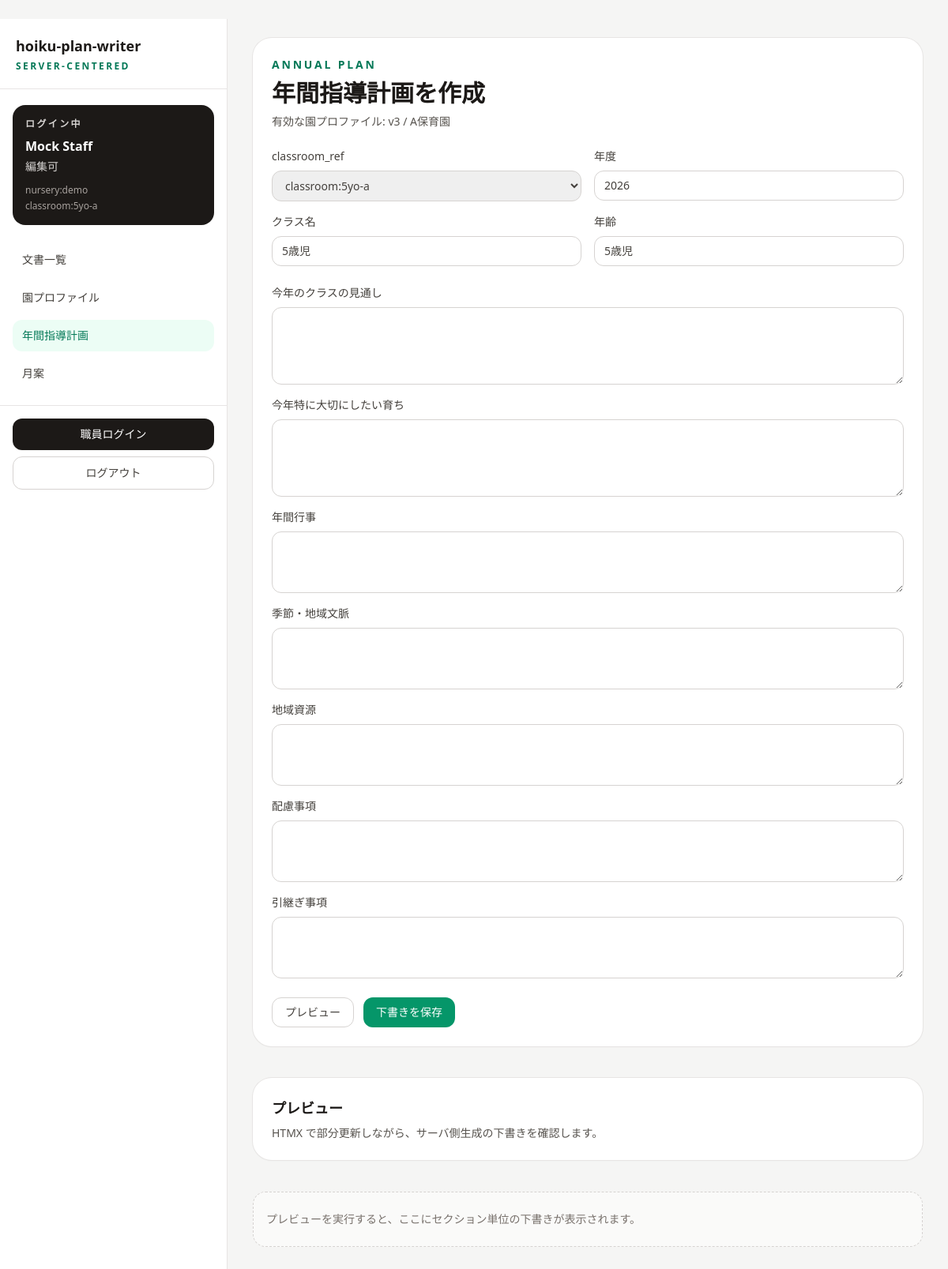
Screenshot of /annual-plans/new with the database file from the repository.
### app/hoiku_plan_writer/persistence/models.py (models this page shows)
class NurseryProfileRecord(SQLModel, table=True):
    __tablename__ = "nursery_profiles"
    __table_args__ = (UniqueConstraint("nursery_ref", "version"),)
    id: Optional[int] = Field(default=None, primary_key=True)
    nursery_ref: str = Field(index=True)
    actor_ref: str = Field(index=True)
    version: int = Field(index=True)
    approved: bool = Field(default=False, index=True)
    nursery_name: str
    target_age_group: str
    class_configuration: str
    philosophy: str
    childcare_goal: str
    desired_child_image: str
    child_view: str
    play_view: str
    support_policy: str
    indoor_environment: str = ""
    outdoor_environment: str = ""
    corner_play: str = ""
    community_resources: str = ""
    family_collaboration_policy: str = ""
    local_collaboration_policy: str = ""
    health_and_safety_policy: str = ""
    inclusive_policy: str = ""
    preferred_expressions: str = ""
    avoid_expressions: str = ""
    sentence_tone: str = ""
    missing_input_policy: str = "未入力は要確認として扱う。"
    confirmation_marker: str = "要確認"
    evidence_tag_policy: str = "根拠タグを表示する。"
    created_at: datetime = Field(default_factory=utc_now)
    updated_at: datetime = Field(default_factory=utc_now)

### app/hoiku_plan_writer/web/routers/annual_plans.py (the view)
@router.get("/new", response_class=HTMLResponse)
def new_annual_plan_form(
    request: Request,
    session=Depends(get_session),
    current_user=Depends(get_current_staff_user),
):
    require_can_edit(current_user)
    return render_template(
        request,
        "annual_plans/form.html",
        current_user=current_user,
        form_data=_default_form(current_user),
        active_profile=get_active_profile_record(session, current_user.nursery_ref),
        form_error="",
    )

### app/hoiku_plan_writer/templates/annual_plans/form.html (shortened to what this page needs)
﻿{% extends "base.html" %}
{% block content %}
<div class="grid gap-6 xl:grid-cols-[minmax(0,1fr)_28rem]">
  <form id="annual-plan-form" method="post" action="/annual-plans/" class="space-y-6 rounded-3xl bg-white p-6 shadow-sm ring-1 ring-stone-200">
    <div>
      <p class="text-sm font-semibold uppercase tracking-[0.2em] text-emerald-700">Annual Plan</p>
      <h1 class="mt-2 text-3xl font-bold text-stone-900">年間指導計画を作成</h1>
      {% if active_profile %}
      <p class="mt-2 text-sm text-stone-600">有効な園プロファイル: v{{ active_profile.version }} / {{ active_profile.nursery_name }}</p>
      {% else %}
      <p class="mt-2 text-sm text-amber-700">有効な園プロファイルがまだありません。先に園プロファイルを保存して有効化してください。</p>
      {% endif %}
    </div>
    <section class="grid gap-4 md:grid-cols-2">
      <label class="block text-sm font-medium text-stone-700">classroom_ref
        <select name="classroom_ref" class="mt-2 w-full rounded-xl border border-stone-300 px-3 py-2">
          {% for classroom_ref in current_user.classroom_refs %}
          <option value="{{ classroom_ref }}" {% if classroom_ref == form_data.classroom_ref %}selected{% endif %}>{{ classroom_ref }}</option>
          {% endfor %}
        </select>
      </label>
      <label class="block text-sm font-medium text-stone-700">年度<input type="number" name="school_year" value="{{ form_data.school_year }}" class="mt-2 w-full rounded-xl border border-stone-300 px-3 py-2"></label>
      <label class="block text-sm font-medium text-stone-700">クラス名<input name="class_name" value="{{ form_data.class_name }}" class="mt-2 w-full rounded-xl border border-stone-300 px-3 py-2" required></label>
      <label class="block text-sm font-medium text-stone-700">年齢<input name="age_group" value="{{ form_data.age_group }}" class="mt-2 w-full rounded-xl border border-stone-300 px-3 py-2" required></label>
    </section>
    <section class="grid gap-4">
      <label class="block text-sm font-medium text-stone-700">今年のクラスの見通し<textarea name="class_outlook" rows="4" class="mt-2 w-full rounded-xl border border-stone-300 px-3 py-2" required>{{ form_data.class_outlook }}</textarea></label>
      <label class="block text-sm font-medium text-stone-700">今年特に大切にしたい育ち<textarea name="focus_growth" rows="4" class="mt-2 w-full rounded-xl border border-stone-300 px-3 py-2" required>{{ form_data.focus_growth }}</textarea></label>
      <label class="block text-sm font-medium text-stone-700">年間行事<textarea name="annual_events" rows="3" class="mt-2 w-full rounded-xl border border-stone-300 px-3 py-2">{{ form_data.annual_events }}</textarea></label>
      <label class="block text-sm font-medium text-stone-700">季節・地域文脈<textarea name="seasonal_context" rows="3" class="mt-2 w-full rounded-xl border border-stone-300 px-3 py-2">{{ form_data.seasonal_context }}</textarea></label>
      <label class="block text-sm font-medium text-stone-700">地域資源<textarea name="community_resources" rows="3" class="mt-2 w-full rounded-xl border border-stone-300 px-3 py-2">{{ form_data.community_resources }}</textarea></label>
      <label class="block text-sm font-medium text-stone-700">配慮事項<textarea name="care_points" rows="3" class="mt-2 w-full rounded-xl border border-stone-300 px-3 py-2">{{ form_data.care_points }}</textarea></label>
      <label class="block text-sm font-medium text-stone-700">引継ぎ事項<textarea name="handover_notes" rows="3" class="mt-2 w-full rounded-xl border border-stone-300 px-3 py-2">{{ form_data.handover_notes }}</textarea></label>
    </section>
    <div class="flex flex-wrap gap-3">
      <button type="button" hx-post="/annual-plans/preview" hx-include="#annual-plan-form" hx-target="#preview-panel" class="rounded-xl border border-stone-300 px-4 py-2 text-sm font-medium text-stone-700 hover:bg-stone-100">プレビュー</button>
      <button type="submit" class="rounded-xl bg-emerald-600 px-4 py-2 text-sm font-medium text-white hover:bg-emerald-500">下書きを保存</button>
    </div>
  </form>
  <section class="space-y-4">
    <div class="rounded-3xl bg-white p-6 shadow-sm ring-1 ring-stone-200">
      <h2 class="text-lg font-semibold text-stone-900">プレビュー</h2>
      <p class="mt-2 text-sm text-stone-600">HTMX で部分更新しながら、サーバ側生成の下書きを確認します。</p>
    </div>
    <div id="preview-panel">
      {% include "documents/_preview.html" %}
    </div>
  </section>
</div>
{% endblock %}

### app/hoiku_plan_writer/templates/base.html (shortened to what this page needs)
﻿<!DOCTYPE html>
<html lang="ja">
<head>
  <script src="https://cdn.tailwindcss.com"></script>
</head>
{% set current_path = request.url.path if request is defined and request else '' %}
<body class="bg-stone-100 text-stone-800">
  <div class="min-h-screen lg:grid lg:grid-cols-[18rem_minmax(0,1fr)]">
    <aside class="border-r border-stone-200 bg-white">
      <div class="border-b border-stone-200 px-5 py-5">
        <a href="/documents/" class="text-lg font-bold text-stone-900">hoiku-plan-writer</a>
        <p class="mt-1 text-xs font-semibold uppercase tracking-[0.2em] text-emerald-700">Server-Centered</p>
      </div>
      <div class="space-y-6 px-4 py-5">
        <div class="rounded-2xl bg-stone-900 px-4 py-4 text-white">
          <p class="text-xs font-semibold uppercase tracking-[0.2em] text-stone-300">ログイン中</p>
          <p class="mt-2 text-base font-semibold">{{ current_user.name if current_user is defined and current_user else '未ログイン' }}</p>
          {% if current_user is defined and current_user %}
          <p class="mt-1 text-sm text-stone-300">{{ current_user.role_label }}</p>
          <p class="mt-3 text-xs text-stone-400">{{ current_user.nursery_ref }}</p>
          <p class="mt-1 text-xs text-stone-400">{{ current_user.classroom_refs | join(', ') }}</p>
          {% endif %}
        </div>
        <nav class="space-y-2">
          <a href="/documents/" class="block rounded-xl px-3 py-2.5 text-sm font-medium {% if current_path.startswith('/documents') %}bg-emerald-50 text-emerald-700{% else %}text-stone-700 hover:bg-stone-100{% endif %}">文書一覧</a>
          <a href="/nursery-profile/" class="block rounded-xl px-3 py-2.5 text-sm font-medium {% if current_path.startswith('/nursery-profile') %}bg-emerald-50 text-emerald-700{% else %}text-stone-700 hover:bg-stone-100{% endif %}">園プロファイル</a>
          <a href="/annual-plans/new" class="block rounded-xl px-3 py-2.5 text-sm font-medium {% if current_path.startswith('/annual-plans') %}bg-emerald-50 text-emerald-700{% else %}text-stone-700 hover:bg-stone-100{% endif %}">年間指導計画</a>
          <a href="/monthly-plans/new" class="block rounded-xl px-3 py-2.5 text-sm font-medium {% if current_path.startswith('/monthly-plans') %}bg-emerald-50 text-emerald-700{% else %}text-stone-700 hover:bg-stone-100{% endif %}">月案</a>
        </nav>
      </div>
      <div class="border-t border-stone-200 px-4 py-4">
        <a href="/staff/login?redirect={{ current_path or '/documents/' }}" class="block rounded-xl bg-stone-900 px-3 py-2.5 text-center text-sm font-medium text-white hover:bg-stone-800">職員ログイン</a>
        <form method="post" action="/staff/logout" class="mt-2">
          <button type="submit" class="w-full rounded-xl border border-stone-300 px-3 py-2.5 text-sm font-medium text-stone-700 hover:bg-stone-100">ログアウト</button>
        </form>
      </div>
    </aside>
    <main class="min-w-0 px-4 py-6 sm:px-6 lg:px-8">
      {% block content %}{% endblock %}
    </main>
  </div>
</body>
</html>

### rows the page displays
NurseryProfileRecord: nursery_ref "nursery:demo", version "3", nursery_name "A保育園"

### other values shown
{{ current_user.role_label }} "編集可"
{{ current_user.classroom_refs | join(', ') }} "classroom:5yo-a"
form field classroom_ref "classroom:5yo-a"
